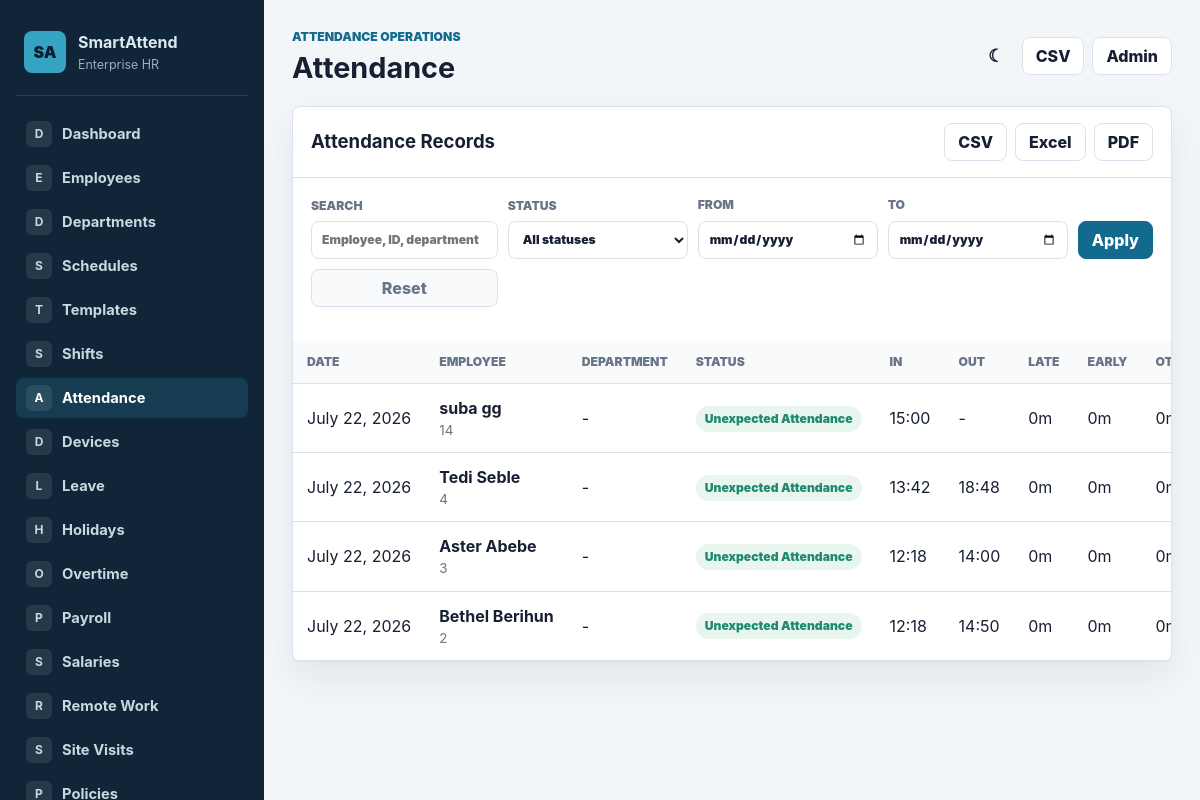
The page /attendance/ on the database as committed earlier.
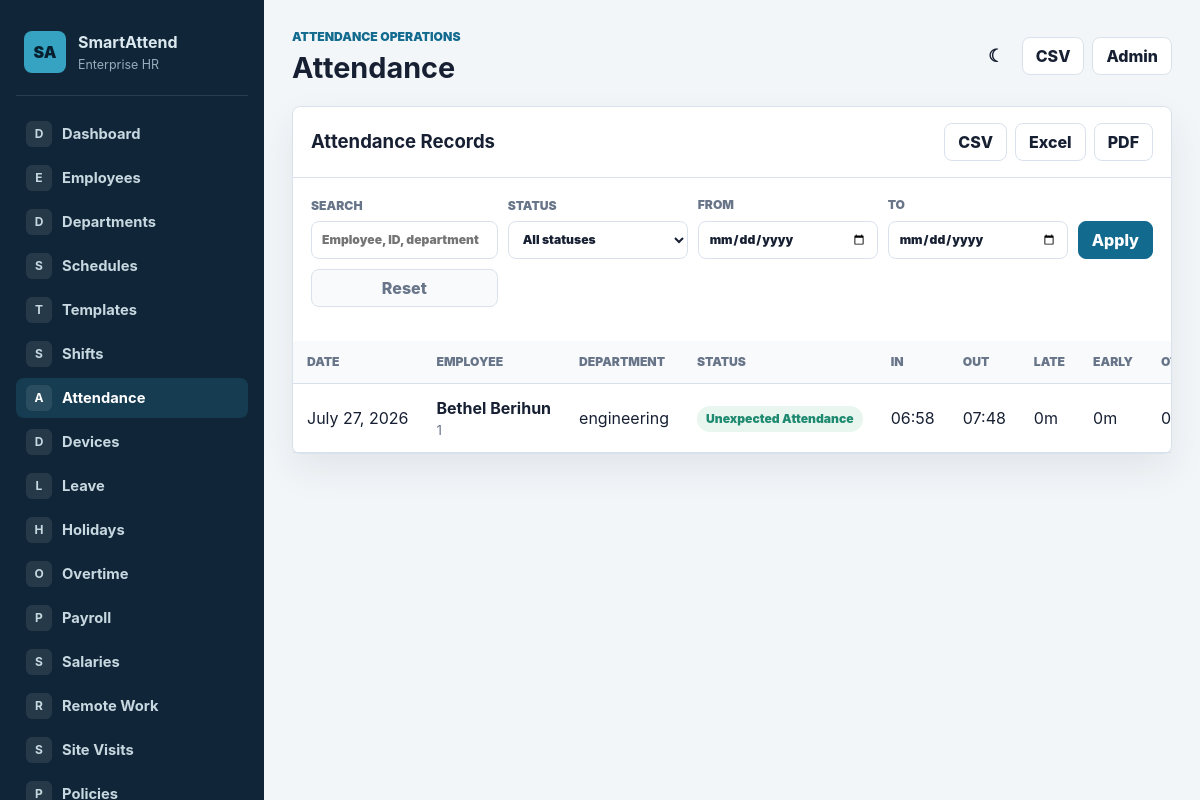
The same page on the database as committed later.
### attendance/models.py (models this page shows, shortened)
class AttendanceRecord(models.Model):
    class Status(models.TextChoices):
        PRESENT = 'PRESENT', 'Present'
        LATE = 'LATE', 'Late'
        ABSENT = 'ABSENT', 'Absent'
        HOLIDAY = 'HOLIDAY', 'Holiday'
        WEEKEND = 'WEEKEND', 'Weekend'
        ON_LEAVE = 'ON_LEAVE', 'On Leave'
        EARLY_LEAVE = 'EARLY_LEAVE', 'Early Leave'
        OVERTIME = 'OVERTIME', 'Overtime'
        UNEXPECTED = 'UNEXPECTED', 'Unexpected Attendance'
        REMOTE = 'REMOTE', 'Remote Work'
        ON_SITE = 'ON_SITE', 'Site Visit'
    employee = models.ForeignKey(Employee, on_delete=models.CASCADE, related_name='attendance_records')
    date = models.DateField(db_index=True)
    schedule = models.ForeignKey(EmployeeSchedule, on_delete=models.SET_NULL, null=True, blank=True)
    shift = models.ForeignKey(Shift, on_delete=models.SET_NULL, null=True, blank=True)
    first_check_in = models.DateTimeField(null=True, blank=True)
    last_check_out = models.DateTimeField(null=True, blank=True)
    status = models.CharField(max_length=24, choices=Status.choices, db_index=True)
    minutes_late = models.PositiveIntegerField(default=0)
    minutes_early_leave = models.PositiveIntegerField(default=0)
    overtime_minutes = models.PositiveIntegerField(default=0)
    worked_minutes = models.PositiveIntegerField(default=0)
    break_minutes = models.PositiveIntegerField(default=0)
    lunch_minutes = models.PositiveIntegerField(default=0)
    remote_minutes = models.PositiveIntegerField(default=0)
    site_visit_minutes = models.PositiveIntegerField(default=0)
    total_attendance_minutes = models.PositiveIntegerField(default=0)
    auto_checkout = models.BooleanField(default=False)
    notes = models.TextField(blank=True)
    calculated_at = models.DateTimeField(auto_now=True)
    class Meta:
        unique_together = [('employee', 'date')]
        ordering = ['-date', 'employee__first_name']
        indexes = [
            models.Index(fields=['date', 'status']),
            models.Index(fields=['employee', 'date']),
        ]
        verbose_name = 'Attendance Record'
        verbose_name_plural = 'Attendance Records'

class Employee(models.Model):
    class EmploymentStatus(models.TextChoices):
        ACTIVE = 'ACTIVE', 'Active'
        INACTIVE = 'INACTIVE', 'Inactive'
        ON_LEAVE = 'ON_LEAVE', 'On Leave'
        SUSPENDED = 'SUSPENDED', 'Suspended'
        RESIGNED = 'RESIGNED', 'Resigned'
        TERMINATED = 'TERMINATED', 'Terminated'
    class EmploymentType(models.TextChoices):
        FULL_TIME = 'FULL_TIME', 'Full-time'
        PART_TIME = 'PART_TIME', 'Part-time'
        CONTRACT = 'CONTRACT', 'Contract'
        INTERN = 'INTERN', 'Intern'
        TEMPORARY = 'TEMPORARY', 'Temporary'
        CONSULTANT = 'CONSULTANT', 'Consultant'
    class Gender(models.TextChoices):
        MALE = 'MALE', 'Male'
        FEMALE = 'FEMALE', 'Female'
        OTHER = 'OTHER', 'Other'
        PREFER_NOT_TO_SAY = 'PNS', 'Prefer not to say'
    organization_id = models.CharField(max_length=50, unique=True)
    first_name = models.CharField(max_length=50)
    last_name = models.CharField(max_length=50)
    email = models.EmailField(blank=True)
    phone = models.CharField(max_length=30, blank=True)
    date_of_birth = models.DateField(null=True, blank=True)
    gender = models.CharField(max_length=10, choices=Gender.choices, blank=True)
    address = models.TextField(blank=True)
    emergency_contact_name = models.CharField(max_length=100, blank=True)
    emergency_contact_phone = models.CharField(max_length=30, blank=True)
    department = models.ForeignKey('organizations.Department', on_delete=models.SET_NULL, null=True, blank=True)
    team = models.ForeignKey('organizations.Team', on_delete=models.SET_NULL, null=True, blank=True, related_name='members')
    manager = models.ForeignKey('self', on_delete=models.SET_NULL, null=True, blank=True, related_name='direct_reports')
    job_title = models.CharField(max_length=100)
    employment_type = models.CharField(max_length=20, choices=EmploymentType.choices, default=EmploymentType.FULL_TIME, db_index=True)
    employment_status = models.CharField(max_length=20, choices=EmploymentStatus.choices, default=EmploymentStatus.ACTIVE, db_index=True)
    hire_date = models.DateField(null=True, blank=True)
    contract_start_date = models.DateField(null=True, blank=True)
    contract_end_date = models.DateField(null=True, blank=True)
    resignation_date = models.DateField(null=True, blank=True)
    termination_date = models.DateField(null=True, blank=True)
    office_location = models.ForeignKey(OfficeLocation, on_delete=models.SET_NULL, null=True, blank=True)
    work_location_name = models.CharField(max_length=150, blank=True)
    weekly_working_days = models.PositiveIntegerField(default=5, validators=[MinValueValidator(1), MaxValueValidator(7)])
    expected_weekly_hours = models.DecimalField(max_digits=5, decimal_places=2, default=40)
    expected_monthly_hours = models.DecimalField(max_digits=7, decimal_places=2, default=176)
    attendance_policy = models.ForeignKey(AttendancePolicy, on_delete=models.SET_NULL, null=True, blank=True, related_name='employees')
    fingerprint_id = models.IntegerField(unique=True, null=True, blank=True)
    face_profile = models.ImageField(upload_to='employees/faces/', blank=True, null=True)
    created_at = models.DateTimeField(default=timezone.now, editable=False)
    updated_at = models.DateTimeField(auto_now=True)
    class Meta:
        indexes = [
            models.Index(fields=['organization_id']),
            models.Index(fields=['department', 'employment_status']),
            models.Index(fields=['team', 'employment_status']),
            models.Index(fields=['manager', 'employment_status']),
            models.Index(fields=['employment_type', 'employment_status']),
        ]
        ordering = ['first_name', 'last_name']
        verbose_name = 'Employee'
        verbose_name_plural = 'Employees'
    @property
    def full_name(self):
        return f'{self.first_name} {self.last_name}'.strip()

### organizations/models.py (models this page shows)
class Department(models.Model):
    company = models.ForeignKey(Company, on_delete=models.CASCADE, related_name='departments')
    branch = models.ForeignKey(Branch, on_delete=models.SET_NULL, null=True, blank=True, related_name='departments')
    name = models.CharField(max_length=150)
    code = models.CharField(max_length=30, blank=True)
    parent = models.ForeignKey('self', on_delete=models.SET_NULL, null=True, blank=True, related_name='sub_departments')
    manager = models.ForeignKey(
        'attendance.Employee',
        on_delete=models.SET_NULL,
        null=True, blank=True,
        related_name='managed_departments',
    )
    cost_center = models.ForeignKey('CostCenter', on_delete=models.SET_NULL, null=True, blank=True, related_name='departments')
    description = models.TextField(blank=True)
    is_active = models.BooleanField(default=True)
    created_at = models.DateTimeField(auto_now_add=True)
    updated_at = models.DateTimeField(auto_now=True)
    class Meta:
        ordering = ['company', 'name']
        unique_together = [('company', 'code')]
        verbose_name = 'Department'
        verbose_name_plural = 'Departments'
    def __str__(self):
        return self.name

### attendance/views.py (the view)
# urls.py: path('attendance/', views.AttendanceRecordListView.as_view(), name='attendance_records'),
class AttendanceRecordListView(EnterpriseListMixin):
    model = AttendanceRecord
    template_name = 'attendance/attendance_records.html'
    page_title = 'Attendance'
    active_nav = 'attendance'
    search_fields = ['employee__first_name', 'employee__last_name', 'employee__organization_id', 'employee__department__name']
    default_ordering = '-date'
    export_filename = 'attendance'
    export_fields = [
        ('date', 'Date'),
        ('employee__organization_id', 'Employee ID'),
        ('employee__full_name', 'Employee'),
        ('employee__department__name', 'Department'),
        ('status', 'Status'),
        ('minutes_late', 'Late Minutes'),
        ('minutes_early_leave', 'Early Leave'),
        ('overtime_minutes', 'Overtime'),
        ('worked_minutes', 'Worked'),
    ]
    def get_queryset(self):
        queryset = super().get_queryset().select_related('employee', 'employee__department', 'shift')
        status = self.request.GET.get('status')
        date_from = self.request.GET.get('date_from')
        date_to = self.request.GET.get('date_to')
        if status:
            queryset = queryset.filter(status=status)
        if date_from:
            queryset = queryset.filter(date__gte=date_from)
        if date_to:
            queryset = queryset.filter(date__lte=date_to)
        return queryset
    def get_context_data(self, **kwargs):
        context = super().get_context_data(**kwargs)
        context['status_choices'] = AttendanceRecord.Status.choices
        return context

### attendance/views.py (called while the page is built)
    def get_queryset(self):
        queryset = super().get_queryset()
        query = self.request.GET.get('q', '').strip()
        if query and self.search_fields:
            condition = Q()
            for field in self.search_fields:
                condition |= Q(**{f'{field}__icontains': query})
            queryset = queryset.filter(condition)
        return queryset.order_by(self.get_ordering())

    def get_ordering(self):
        ordering = self.request.GET.get('sort') or self.default_ordering
        allowed = {field.lstrip('-') for field in self.get_sort_fields()}
        return ordering if ordering.lstrip('-') in allowed else self.default_ordering

    def get_sort_fields(self):
        fields = []
        for field, _label in self.export_fields:
            fields.append(field.split('__')[0])
        return fields + ['id', 'date', 'created_at', 'timestamp', 'name']

    def render_to_response(self, context, **response_kwargs):
        export_format = self.request.GET.get('export')
        if export_format:
            return self.export_response(export_format)
        return super().render_to_response(context, **response_kwargs)

### attendance/templates/attendance/attendance_records.html (shortened to what this page needs)
{% extends "attendance/base.html" %}
{% block content %}
<div class="panel">
    <div class="panel-header"><h2>Attendance Records</h2><div class="table-actions"><a class="button" href="?{{ request.GET.urlencode }}{% if request.GET.urlencode %}&{% endif %}export=csv">CSV</a><a class="button" href="?{{ request.GET.urlencode }}{% if request.GET.urlencode %}&{% endif %}export=excel">Excel</a><a class="button" href="?{{ request.GET.urlencode }}{% if request.GET.urlencode %}&{% endif %}export=pdf">PDF</a></div></div>
    <div class="panel-body">
        <form class="filter-bar" method="get">
            <label>Search<input name="q" value="{{ request.GET.q }}" placeholder="Employee, ID, department"></label>
            <label>Status<select name="status"><option value="">All statuses</option></select></label>
            <label>From<input type="date" name="date_from" value="{{ request.GET.date_from }}"></label>
            <label>To<input type="date" name="date_to" value="{{ request.GET.date_to }}"></label>
            <button class="button primary">Apply</button><a class="button subtle" href="{% url 'attendance_records' %}">Reset</a>
        </form>
    </div>
    <div class="table-wrap"><table><thead><tr><th>Date</th><th>Employee</th><th>Department</th><th>Status</th><th>In</th><th>Out</th><th>Late</th><th>Early</th><th>OT</th><th>Worked</th></tr></thead><tbody>
    {% for record in object_list %}
        <tr><td>{{ record.date }}</td><td><strong>{{ record.employee.full_name }}</strong><div class="muted small">{{ record.employee.organization_id }}</div></td><td>{{ record.employee.department|default:"-" }}</td><td><span class="badge {% if record.status == 'ABSENT' %}danger{% elif record.status == 'LATE' or record.status == 'EARLY_LEAVE' %}warning{% else %}success{% endif %}">{{ record.get_status_display }}</span></td><td>{{ record.first_check_in|date:"H:i"|default:"-" }}</td><td>{{ record.last_check_out|date:"H:i"|default:"-" }}</td><td>{{ record.minutes_late }}m</td><td>{{ record.minutes_early_leave }}m</td><td>{{ record.overtime_minutes }}m</td><td>{{ record.worked_minutes }}m</td></tr>
    {% empty %}<tr><td colspan="10" class="empty">No attendance records match the current filters.</td></tr>{% endfor %}
    </tbody></table></div>{% include "attendance/_pagination.html" %}
</div>
{% endblock %}

Rows that differ between the two databases and show on the page:
removed AttendanceRecord: date "July 22, 2026", employee.full_name "suba gg", employee.organization_id "14", employee.department "-", status "Unexpected Attendance", first_check_in "15:00", last_check_out "-", minutes_late "0", minutes_early_leave "0", overtime_minutes "0"
removed AttendanceRecord: date "July 22, 2026", employee.full_name "Tedi Seble", employee.organization_id "4", employee.department "-", status "Unexpected Attendance", first_check_in "13:42", last_check_out "18:48", minutes_late "0", minutes_early_leave "0", overtime_minutes "0"
removed AttendanceRecord: date "July 22, 2026", employee.full_name "Aster Abebe", employee.organization_id "3", employee.department "-", status "Unexpected Attendance", first_check_in "12:18", last_check_out "14:00", minutes_late "0", minutes_early_leave "0", overtime_minutes "0"
changed AttendanceRecord "Unexpected Attendance": date "July 22, 2026" → "July 27, 2026"; employee.organization_id "2" → "1"; employee.department "-" → "engineering"; first_check_in "12:18" → "06:58"; last_check_out "14:50" → "07:48"
